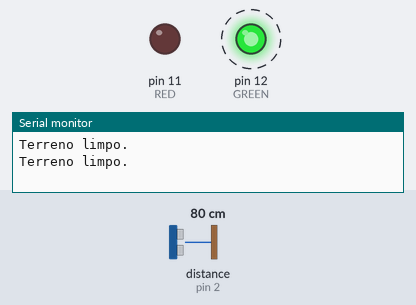
Bench run of a sketch on a simulated Arduino Uno, built with avr-gcc and run on an emulated ATmega328P. Shown: output pins drawn as LEDs (lit = HIGH), the last lines printed to the serial monitor. Wiring (inferred from the names in the program): ultrasonic range finder: trigger pin 8; echo pin 2. Dashed ring = blinking. Inputs (shaded band) come from the test bench; at power-on: distance to the obstacle (sensor on pin 2) 80 cm. The echo pulse lasts 58.3 µs per cm; pins used as bus, display or sensor lines are not drawn.

Above: at 1.11 s.
1.3 s: distance to the obstacle (sensor on pin 2) set to 60 cm
At 1.46 s:
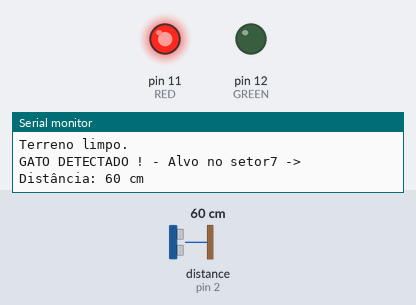
4.3 s: distance to the obstacle (sensor on pin 2) set to 2 cm
At 4.48 s:
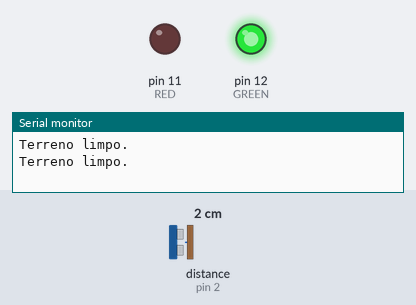
Timing chart, 0 to 13.3 s (numbered marks = the images above; inputs shaded):
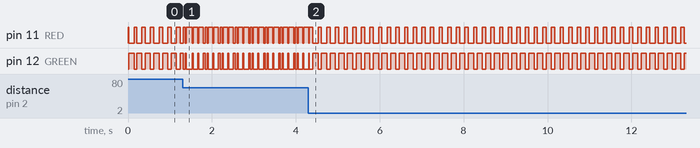

The sketch:

EDUCATS_02.ino
```cpp
#include <Arduino.h>

// Código inicial: https://meetarduino.wordpress.com/
/*
Desenvolvido por Alexandre Aravecchia
aravecchia@gmail.com
www.aravecchia.weebly.com
*/
// Apoio: Labdegaragem, CriaLivre e Revista Espirito Livre

#define ECHO_1 2
#define TRIG_1 8
#define RED 11
#define GREEN 12

void setup()
{
  Serial.begin (9600);
  pinMode(TRIG_1, OUTPUT);
  pinMode(ECHO_1, INPUT);
  pinMode(RED, OUTPUT);
  pinMode(GREEN, OUTPUT);

}


void loop()
{
  int valor;
  int memoria;
  for (int x = 0; x < 8; x++)
  {
    long duration, distance; //http://arduino.cc/en/Reference/Long
    digitalWrite(TRIG_1, LOW);
    //seta o pino 12 com um pulso baixo "LOW" ou desligado
    delayMicroseconds(2); // delay de 2 microssegundos
    digitalWrite(TRIG_1, HIGH); //seta o pino 12 com pulso alto "HIGH" ou ligado ou ai
    delayMicroseconds(10); //delay de 10 microssegundos
    digitalWrite(TRIG_1, LOW); //seta o pino 12 com pulso baixo novamente
    duration = pulseIn(ECHO_1, HIGH); //pulseIn lê o tempo entre a chamada e o pino e
    //Esse calculo é baseado em s = v . t, lembrando que o tempo vem dobrado
    //porque é o tempo de ida e volta do ultrassom

    distance = (duration / 2) / 29.1;
    distance = distance;

    if (memoria == 0)
    {
      digitalWrite(RED, LOW);
      digitalWrite(GREEN, HIGH);
      Serial.print("Mapeando o terreno...");
    }
    else if (distance == memoria)
    {
      digitalWrite(RED, LOW);
      digitalWrite(GREEN, HIGH);
      Serial.println("Terreno limpo.");
    }
    else
    {
      Serial.print("GATO DETECTADO ! - ");
      digitalWrite(RED, HIGH);
      digitalWrite(GREEN, LOW);
      if (distance <= 5000)
      {
        Serial.print("Alvo no setor");
        Serial.print(x);
        Serial.print(" -> Distância: ");
        Serial.print(distance);
        Serial.println(" cm");
      }
      else
      {
        Serial.println("Nada ao alcance!");
      }
    }
    memoria = distance;
        delay(10);
  }
    long duration, distance; //http://arduino.cc/en/Reference/Long
    digitalWrite(TRIG_1, LOW);
    //seta o pino 12 com um pulso baixo "LOW" ou desligado
    delayMicroseconds(2); // delay de 2 microssegundos
    digitalWrite(TRIG_1, HIGH); //seta o pino 12 com pulso alto "HIGH" ou ligado ou ai
    delayMicroseconds(10); //delay de 10 microssegundos
    digitalWrite(TRIG_1, LOW); //seta o pino 12 com pulso baixo novamente
    duration = pulseIn(ECHO_1, HIGH); //pulseIn lê o tempo entre a chamada e o pino e
    //Esse calculo é baseado em s = v . t, lembrando que o tempo vem dobrado
    //porque é o tempo de ida e volta do ultrassom

    distance = (duration / 2) / 29.1;

    if (memoria == 0)
    {
      digitalWrite(RED, LOW);
      digitalWrite(GREEN, HIGH);
      Serial.print("Mapeando o terreno...");
    }
    else if (distance == memoria)
    {
      digitalWrite(RED, LOW);
      digitalWrite(GREEN, HIGH);
      Serial.println("Terreno limpo.");
    }
    else
    {
      Serial.print("GATO DETECTADO ! - ");
      digitalWrite(RED, HIGH);
      digitalWrite(GREEN, LOW);
      if (distance <= 5000)
      {
        Serial.print("Alvo: ");
        Serial.print(distance);
        Serial.println(" cm");
      }
      else
      {
        Serial.println("Nada ao alcance!");
      }
    }
    delay(10);
  }

/*
   #include <Ultrasonic.h>
  // funcão do ultrasonic nos pinos 12 e 13
  Ultrasonic ultrasonic(12,13);
  void setup()
  {
  Serial.begin(9600); //inicia a porta serial
  pinMode(ECHO_1, INPUT); // seta pino como entrada
  pinMode(TRIG_1, OUTPUT); // seta pino saída
  }
  void loop()
  {
  digitalWrite(TRIG_1, LOW);
  delayMicroseconds(2);
  digitalWrite(TRIG_1, HIGH);
  delayMicroseconds(10);
  digitalWrite(TRIG_1, LOW);
  // A função Ranging converte o tempo de resposta em centímetros e seta na variável int distancia = (ultrasonic.Ranging(CM));
  Serial.print("Distancia em CM: ");
  Serial.println(distancia);
  delay(1000); //espera 1 segundo para fazer a leitura novamente
  }
*/
```

Measured:
- by itself, pin 11 (RED): repeats every 0.21 s: HIGH 0.08 s, LOW 0.13 s
- by itself, pin 12 (GREEN): repeats every 0.21 s: LOW 0.08 s, HIGH 0.13 s
